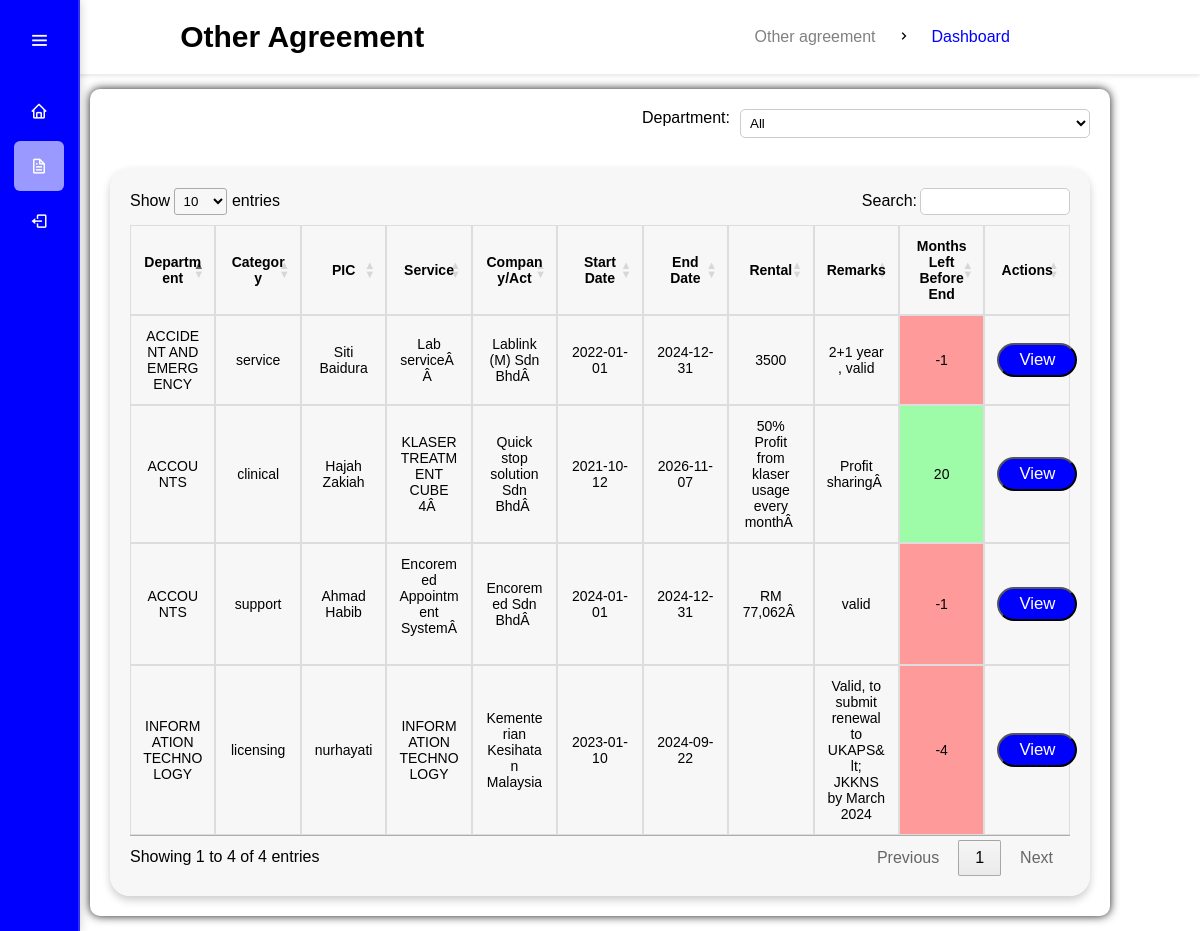
The page /dashboard.php (signed in) on the database its author committed.
### tables this page shows
CREATE TABLE IF NOT EXISTS `form` (
`idForm` int(11) NOT NULL,
  `category` varchar(50) NOT NULL,
  `pic` varchar(100) NOT NULL,
  `service` varchar(500) NOT NULL,
  `company` varchar(500) NOT NULL,
  `start` date NOT NULL,
  `endDate` date NOT NULL,
  `sqft` varchar(80) NOT NULL,
  `rent` varchar(80) NOT NULL,
  `remarks` varchar(500) NOT NULL,
  `filename` varchar(500) NOT NULL,
  `monthsLeft` int(100) NOT NULL,
  `department` varchar(100) NOT NULL,
  `upload_date` timestamp NOT NULL DEFAULT CURRENT_TIMESTAMP ON UPDATE CURRENT_TIMESTAMP
);

### dashboard.php (the view, shortened to what this page needs)
<?php
$department = $_SESSION['department'];
include 'dbconn.php';
$dpt = ["ACCIDENT AND EMERGENCY", "ACCOUNTS", "ADMINISTRATION", "AUDIOLOGY","BUSINESS DEVELOPMENT" ,"BUSINESS DEVELOPMENT/OFFICE" ,"BUSINESS OFFICE" ,"CLINICAL SERVICES & CLINICAL QUALITY" ,"CONSULTANT CLINIC" ,"CUSTOMER CARE & EXPERIENCE" ,"CUSTOMER SERVICE" ,"DIAGNOSTIC IMAGING SERVICES" ,"DIETARY" ,"ENDOSCOPY ROOM" ,"FINANCE" ,"HAEMODIALYSIS" ,"HEALTH INFORMATION MANAGEMENT SERVICES" ,"HEALTH SCREENING","HEALTHCARE ENGINEERING SERVICES","HUMAN RESOURCES MANAGEMENT","ICU/CCU/CICU","INFORMATION TECHNOLOGY","KLINIK WAQAF AN-NUR","KPJ WELLNESS SERVICES","MARKETING & CORPORATE COMMUNICATION","MARKETING DEPARTMENT","MATERNITY","MEDICAL OFFICER","MEDICAL RECORDS","MEDICAL WARD","NURSING ADMINISTRATION","OPERATION THEATRE","OPTOMETRIST","OUTSOURCE SERVICES","PAEDIATRIC WARD","PATIENT LIAISON SERVICES","PATIENT SERVICE","PHARMACY","PHYSIOTHERAPY","PREMIER WARD","PUBLIC RELATION DEPARTMENT","PUBLIC RELATIONS AND MARKETING","PURCHASING","QUALITY","RISK & COMPLIANCE SERVICES","SAFETY & HEALTH","SURGICAL WARD"];
?>
<!DOCTYPE html>
<html lang="en">
<head>
    <link rel="stylesheet" href="https://cdn.datatables.net/1.13.5/css/jquery.dataTables.min.css">
    <link href='https://cdn.jsdelivr.net/npm/boxicons@latest/css/boxicons.min.css' rel='stylesheet'>
</head>
<body>
    <nav class="navbar">
    <div class="navdiv">
        <h2>Other Agreement</h2>
        <ul class="breadcrumb">
            <li><a href="#">Other agreement</a></li>
            <li><i class='bx bx-chevron-right' style="color: black;"></i></li>
            <li><a class="active" href="home.php">Dashboard</a></li>
        </ul>
    </div>
</nav>
    <div class="wrapper">
    <div class="sidebar">
        <div class="logo-menu">
            <i class='bx bx-menu toggle-btn'></i>
        </div>
        <ul class="list">
            <li class="list-item">
                <a href="home.php">
                    <i class='bx bx-home'></i>
                </a>
            </li>
            <li class="list-item active">
                <a href="">
                    <i class='bx bx-file'></i>
                </a>
            </li>
            <li class="list-item">
                <a href="logout.php">
                    <i class='bx bx-log-out'></i>
                </a>
            </li>
        </ul>
    </div>
    <div>
        <div class="filter-container">
            <label for="departmentFilter" style="color: black;">Department:</label>
            <select id="departmentFilter">
                <option value="">All</option>
                <?php foreach ($dpt as $department): ?>
                    <option value="<?php echo htmlspecialchars($department); ?>"><?php echo htmlspecialchars($department); ?></option>
                <?php endforeach; ?>
            </select>
        </div>
        <div class="center-table">
            <table id="example" class="table table-striped">
                <thead>
                    <tr>
                        <th>Department</th>
                        <th>Category</th>
                        <th>PIC</th>
                        <th>Service</th>
                        <th>Company/Act</th>
                        <th>Start Date</th>
                        <th>End Date</th>
                        <th>Rental</th>
                        <th>Remarks</th>
                        <th>Months Left Before End</th>
                        <th>Actions</th>
                    </tr>
                </thead>
                <tbody>
                    <?php
                    $stmt = $connection->prepare("SELECT department,category, pic, service, company, start, endDate, rent, remarks, monthsLeft,filename FROM form WHERE department = ?");
                    if (!$stmt->bind_param("i", $department)) {
                        die("Bind failed: " . $stmt->error);
                    }
                    if (!$stmt->execute()) {
                        die("Execution failed: " . $stmt->error);
                    }
                    $result = $stmt->get_result();
                    if ($result->num_rows > 0) {
                        while ($row = $result->fetch_assoc()) {
                            echo "<tr>";
                            echo "<td>" . htmlspecialchars($row["department"]) . "</td>";
                            echo "<td>" . htmlspecialchars($row["category"]) . "</td>";
                            echo "<td>" . htmlspecialchars($row["pic"]) . "</td>";
                            echo "<td>" . htmlspecialchars($row["service"]) . "</td>";
                            echo "<td>" . htmlspecialchars($row["company"]) . "</td>";
                            echo "<td>" . htmlspecialchars($row["start"]) . "</td>";
                            echo "<td>" . htmlspecialchars($row["endDate"]) . "</td>";
                            echo "<td>" . htmlspecialchars($row["rent"]) . "</td>";
                            echo "<td>" . htmlspecialchars($row["remarks"]) . "</td>";
                            echo "<td>" . htmlspecialchars($row["monthsLeft"]) . "</td>";
                            if (!empty($row['filename'])) {
                                echo "<td><form action='view1.php' method='get'>
                                <input type='hidden' name='filename' value='" . htmlspecialchars($row['filename']) . "'>
                                <button type='submit' class='btn'>View</button>
                              </form></td>";
                            } else {
                                echo "<td>Not available</td>";
                            }
                            echo "</tr>";
                        }
                    }
                    ?>
                </tbody>
            </table>
        </div>
    </div>
    </div>
</body>
</html>

### dashboard.php (style rules this page uses)
* { margin: 0; padding: 0; box-sizing: border-box; font-family: 'Poppins', sans-serif; }
body { min-height: 100vh; display: flex; flex-direction: column; background-size: cover; background-position: center; color: white; }
.sidebar { position: fixed; top: 0; left: 0; width: 80px; height: 100%; background-color: blue; backdrop-filter: blur(50px); border-right: 2px solid rgba(225, 225, 255, 0.2); box-shadow: 0 0 10px rgba(0, 0, 0, 0.2); padding: 6px 14px; transition: width 0.5s ease; z-index: 10; }
.sidebar .logo-menu { display: flex; align-items: center; width: 100%; height: 70px; }
.sidebar .logo-menu .toggle-btn { position: absolute; top: 20px; left: 25%; width: 40px; height: 40px; font-size: 22px; color: white; text-align: center; line-height: 40px; cursor: pointer; transition: 0.5s; z-index: 100; }
.sidebar .list { margin-top: 10px; }
.sidebar .list .list-item { list-style: none; width: 100%; height: 50px; margin: 5px 0; line-height: 50px; }
.sidebar .list .list-item a { display: flex; align-items: center; font-size: 18px; color: white; text-decoration: none; border-radius: 6px; transition: background 0.5s; }
.sidebar .list .list-item.active a, .sidebar .list .list-item a:hover { background: rgba(255, 255, 255, 0.6); }
.sidebar .list .list-item a i { min-width: 50px; height: 50px; text-align: center; line-height: 50px; }
.center-table { display: flex; justify-content: center; background-color: rgba(240, 240, 240, 0.5); color: black; margin-top: 30px; border-radius: 20px; padding: 20px; box-shadow: 0 4px 8px rgba(0, 0, 0, 0.2); overflow-x: visible; }
#example { width: 100%; padding-top: 10px; color: black; table-layout: fixed; }
#example th, #example td { border: 1px solid #ddd; text-align: center; overflow-wrap: break-word; word-wrap: break-word; padding: 12px; font-size: 14px; }
.higher3months { background-color: #9EFBA8; }
.over3months { background-color: #FF9A9A; }
.btn { background: blue; color: white; font-size: 1.2em; padding: 5px 20px; text-decoration: none; border-radius: 20px; }
.filter-container { display: flex; justify-content: flex-end ; }
#departmentFilter { margin-left: 10px; padding: 5px; border: 1px solid #ccc; border-radius: 5px; background-color: white; color: black; }
.wrapper { display: flex; margin: 15px auto; flex-direction: column; align-items: center; width: 85%; padding: 20px; background: white; border-radius: 10px; box-shadow: 0 0 10px rgba(0, 0, 0, 0.9); }
.navbar { background: white; padding: 20px; box-shadow: 0 2px 4px rgba(0, 0, 0, 0.1); }
.navbar .navdiv { display: flex; justify-content: space-around; align-items: center; }
.navbar .navdiv h2 { font-size: 30px; font-weight: 600; color: black; margin: 0; }
.navbar .navdiv .breadcrumb { display: flex; align-items: center; list-style: none; padding: 0; }
.navbar .navdiv .breadcrumb li { margin: 0 10px; color: grey; }
.navbar .navdiv .breadcrumb li a { text-decoration: none; color: grey; }
.navbar .navdiv .breadcrumb li a.active { color: blue; }

### rows shown on the page
form: department "INFORMATION TECHNOLOGY", category "licensing", pic "nurhayati", service "INFORMATION TECHNOLOGY", company "Kementerian Kesihatan Malaysia", start "2023-01-10", endDate "2024-09-22", remarks "Valid, to submit renewal to UKAPS&lt; JKKNS by March 2024", monthsLeft "-4"
form: department "ACCIDENT AND EMERGENCY", category "service", pic "Siti Baidura", service "Lab serviceÂ Â", company "Lablink (M) Sdn BhdÂ", start "2022-01-01", endDate "2024-12-31", rent "3500", remarks "2+1 year , valid", monthsLeft "-1"
form: department "ACCOUNTS", category "clinical", pic "Hajah Zakiah", service "KLASER TREATMENT CUBE 4Â", company "Quick stop solution Sdn BhdÂ", start "2021-10-12", endDate "2026-11-07", rent "50% Profit from klaser usage every monthÂ", remarks "Profit sharingÂ", monthsLeft "20"
form: department "ACCOUNTS", category "support", pic "Ahmad Habib", service "Encoremed Appointment SystemÂ", company "Encoremed Sdn BhdÂ", start "2024-01-01", endDate "2024-12-31", rent "RM 77,062Â", remarks "valid", monthsLeft "-1"
